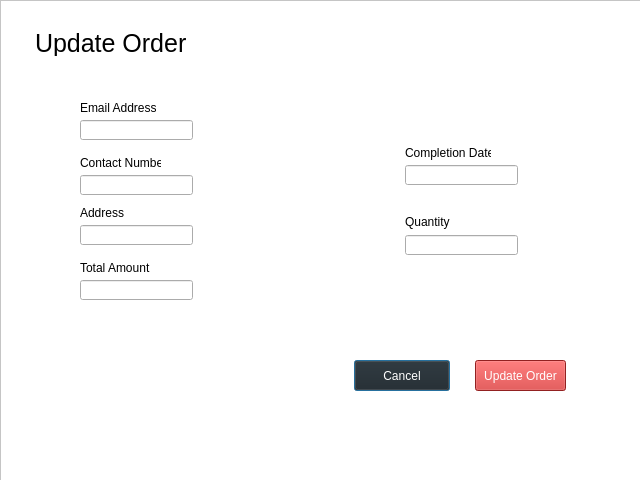
<?xml version="1.0" encoding="UTF-8"?>
<ui version="4.0">
 <class>Dialog</class>
 <widget class="QDialog" name="Dialog">
  <property name="geometry">
   <rect>
    <x>0</x>
    <y>0</y>
    <width>640</width>
    <height>480</height>
   </rect>
  </property>
  <property name="windowTitle">
   <string>Dialog</string>
  </property>
  <widget class="QFrame" name="frame">
   <property name="geometry">
    <rect>
     <x>0</x>
     <y>0</y>
     <width>641</width>
     <height>481</height>
    </rect>
   </property>
   <property name="styleSheet">
    <string notr="true">QFrame{
	background-color: rgb(255, 255, 255);
}
QLabel#AddOrder{
	font-size: 25px;
}
QLineEdit{
	width: 200px;
}
QPushButton#Cancel{	
	color: rgb(255, 255, 255);
	background-color: #202020;
}
QPushButton{	
	color: rgb(255, 255, 255);
	background-color: #CD2E2E;
}</string>
   </property>
   <property name="frameShape">
    <enum>QFrame::StyledPanel</enum>
   </property>
   <property name="frameShadow">
    <enum>QFrame::Raised</enum>
   </property>
   <widget class="QLabel" name="AddOrder">
    <property name="geometry">
     <rect>
      <x>35</x>
      <y>30</y>
      <width>156</width>
      <height>26</height>
     </rect>
    </property>
    <property name="text">
     <string>Update Order</string>
    </property>
   </widget>
   <widget class="QLineEdit" name="lineEdit_2">
    <property name="geometry">
     <rect>
      <x>80</x>
      <y>120</y>
      <width>113</width>
      <height>20</height>
     </rect>
    </property>
   </widget>
   <widget class="QLabel" name="label_2">
    <property name="geometry">
     <rect>
      <x>80</x>
      <y>100</y>
      <width>76</width>
      <height>16</height>
     </rect>
    </property>
    <property name="text">
     <string>Email Address</string>
    </property>
   </widget>
   <widget class="QLineEdit" name="lineEdit_3">
    <property name="geometry">
     <rect>
      <x>80</x>
      <y>175</y>
      <width>113</width>
      <height>20</height>
     </rect>
    </property>
   </widget>
   <widget class="QLabel" name="label_3">
    <property name="geometry">
     <rect>
      <x>80</x>
      <y>155</y>
      <width>81</width>
      <height>16</height>
     </rect>
    </property>
    <property name="text">
     <string>Contact Number</string>
    </property>
   </widget>
   <widget class="QLineEdit" name="lineEdit_4">
    <property name="geometry">
     <rect>
      <x>80</x>
      <y>280</y>
      <width>113</width>
      <height>20</height>
     </rect>
    </property>
   </widget>
   <widget class="QLabel" name="label_4">
    <property name="geometry">
     <rect>
      <x>80</x>
      <y>260</y>
      <width>76</width>
      <height>16</height>
     </rect>
    </property>
    <property name="text">
     <string>Total Amount</string>
    </property>
   </widget>
   <widget class="QLabel" name="label_10">
    <property name="geometry">
     <rect>
      <x>405</x>
      <y>145</y>
      <width>86</width>
      <height>16</height>
     </rect>
    </property>
    <property name="text">
     <string>Completion Date</string>
    </property>
   </widget>
   <widget class="QLineEdit" name="lineEdit_11">
    <property name="geometry">
     <rect>
      <x>405</x>
      <y>235</y>
      <width>113</width>
      <height>20</height>
     </rect>
    </property>
   </widget>
   <widget class="QLabel" name="label_12">
    <property name="geometry">
     <rect>
      <x>405</x>
      <y>215</y>
      <width>47</width>
      <height>14</height>
     </rect>
    </property>
    <property name="text">
     <string>Quantity</string>
    </property>
   </widget>
   <widget class="QLineEdit" name="lineEdit_13">
    <property name="geometry">
     <rect>
      <x>405</x>
      <y>165</y>
      <width>113</width>
      <height>20</height>
     </rect>
    </property>
   </widget>
   <widget class="QPushButton" name="Cancel">
    <property name="geometry">
     <rect>
      <x>354</x>
      <y>360</y>
      <width>96</width>
      <height>31</height>
     </rect>
    </property>
    <property name="text">
     <string>Cancel</string>
    </property>
   </widget>
   <widget class="QPushButton" name="AddOrder_3">
    <property name="geometry">
     <rect>
      <x>475</x>
      <y>360</y>
      <width>91</width>
      <height>31</height>
     </rect>
    </property>
    <property name="text">
     <string>Update Order</string>
    </property>
   </widget>
   <widget class="QLabel" name="label_14">
    <property name="geometry">
     <rect>
      <x>80</x>
      <y>205</y>
      <width>76</width>
      <height>16</height>
     </rect>
    </property>
    <property name="text">
     <string>Address</string>
    </property>
   </widget>
   <widget class="QLineEdit" name="lineEdit_14">
    <property name="geometry">
     <rect>
      <x>80</x>
      <y>225</y>
      <width>113</width>
      <height>20</height>
     </rect>
    </property>
   </widget>
  </widget>
 </widget>
 <resources/>
 <connections/>
</ui>
